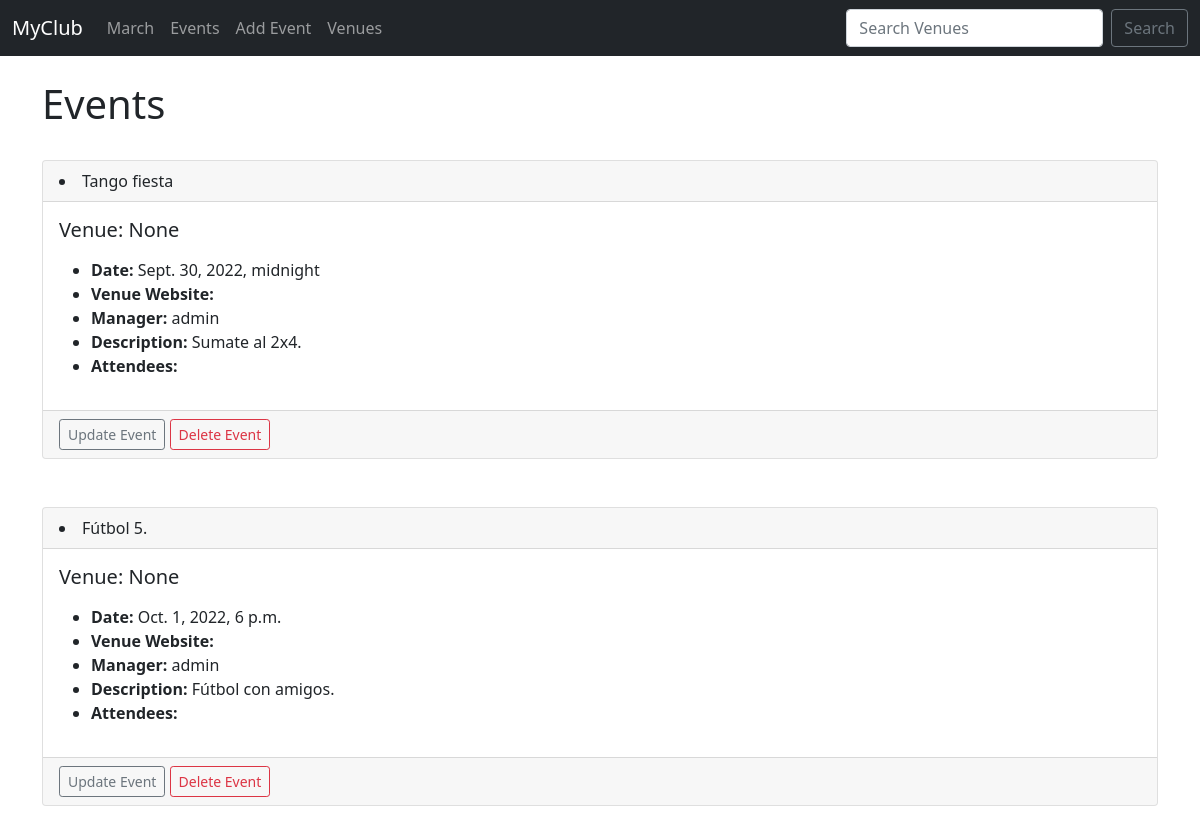
/events, run on an earlier commit of the app's database.
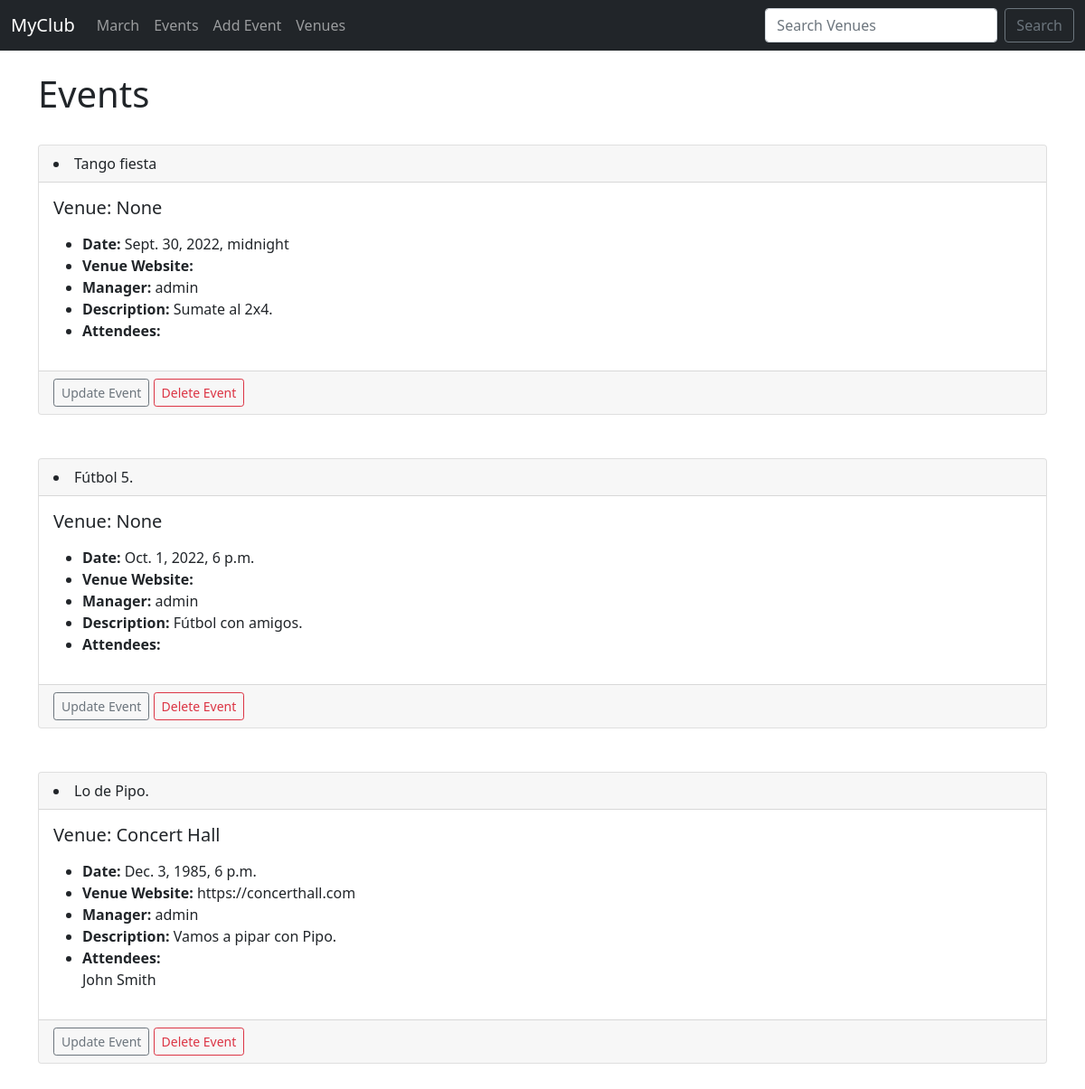
And on a later commit of the database.
### events/models.py (models this page shows)
class Event(models.Model):
    name = models.CharField('Events Name', max_length=120)
    event_date = models.DateTimeField('Event Date')
    venue = models.ForeignKey(
        Venue, blank=True, null=True, on_delete=models.CASCADE)
    manager = models.ForeignKey(User, blank=True, null=True, on_delete=models.SET_NULL)
    description = models.TextField(blank=True)
    attendees = models.ManyToManyField(MyClubUser, blank=True)
    def __str__(self):
        return self.name

class Venue(models.Model):
    name = models.CharField('Venue Name', max_length=120)
    adress = models.CharField(max_length=300)
    zip_code = models.CharField('Zip Code', max_length=15)
    phone = models.CharField('Contact Phone', max_length=25, blank=True)
    web = models.URLField('Website Address', blank=True)
    email_adress = models.EmailField('Email Adress', blank=True)
    def __str__(self):
        return self.name

class MyClubUser(models.Model):
    first_name = models.CharField(max_length=30)
    last_name = models.CharField(max_length=30)
    email = models.EmailField('User Email')
    def __str__(self):
        return self.first_name + ' ' + self.last_name

### events/views.py (the view)
# urls.py: path('events', views.all_events, name='event-list'),
def all_events(request):
    event_list = Event.objects.all()
    return render(request, 'events/event_list.html',
                  {'event_list': event_list})

### events/templates/events/event_list.html
{% extends 'events/base.html' %}
{% block content %}
    <h1>Events</h1>
    <br />
{% for event in event_list %}
        <div class="card">
            <div class="card-header">
                <li>{{ event }}</li>
            </div>
            <div class="card-body">
                <h5 class="card-title">
                    Venue: {{ event.venue }}
                </h5>
                <p class="card-text">
                    <ul>
                        <li><strong>Date:</strong> {{ event.event_date }}</li>
                        <li><strong>Venue Website:</strong> {{ event.venue.web }}</li>
                        <li><strong>Manager:</strong> {{ event.manager }}</li>
                        <li><strong>Description:</strong> {{ event.description }}</li>
                        <li><strong>Attendees:</strong> <br />
                            {% for user in event.attendees.all %}
                            {{ user }} <br />
                            {% endfor %}
                        </li>
                    </ul>
                </p>
            </div>
              <div class="card-footer text-muted">
                  <a href="{% url 'update-event' event.id %}"
                    class="btn btn-outline-secondary btn-sm">Update Event</a>
                  <a href="{% url 'delete-event' event.id %}" class="btn btn-outline-danger btn-sm">Delete Event</a>
              </div>
        </div>
            <br /> <br/ >
{% endfor %}
{% endblock %}

What changed in the data, as far as the page shows it:
added Event: name "Lo de Pipo.", venue "Concert Hall", event_date "Dec. 3, 1985, 6 p.m.", venue.web "https://concerthall.com", manager "admin", description "Vamos a pipar con Pipo."
now on this page (row unchanged): MyClubUser: first_name+last_name "John Smith"
